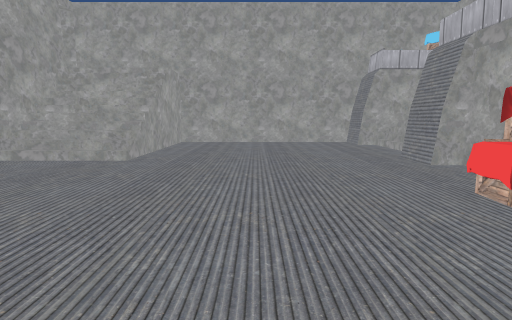
view 1 (above)

13 first-person views from a walk through a scene from a Unity 3-D project. The camera is 1.5 m above the floor, tilts 8° down and sees 80° across. Doors are open. The floor is counted in squares, 1 m on a side. Each view is taken from the middle of a square. On the plan, view 1 faces up. The plan holds only what a view shows up to about 15 squares ahead; the rest is blank. The place goes on beyond the plan. Some animated figures are not drawn. Some surface patterns are stand-ins.

view 2
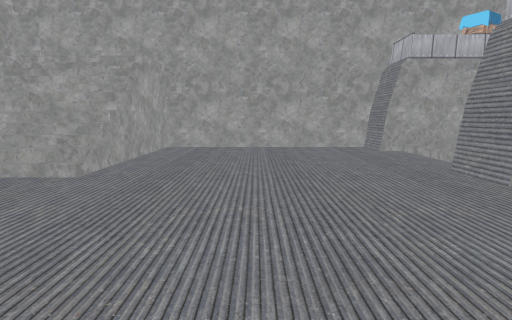

view 3
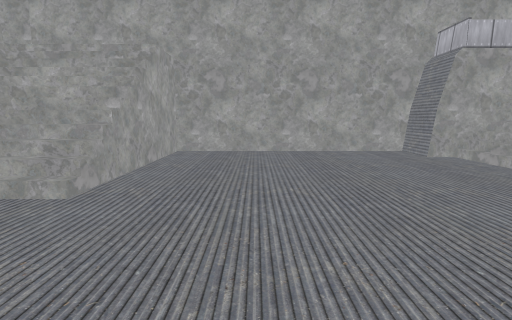

view 4
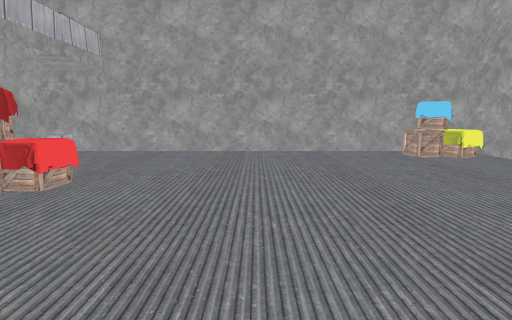

view 5
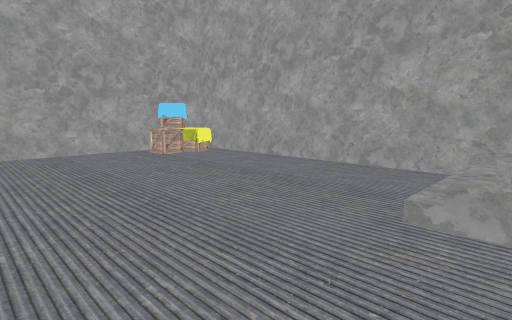

view 6
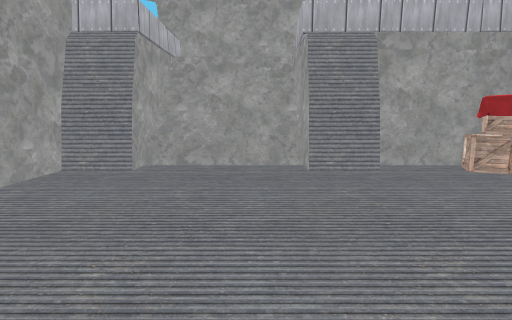

view 7
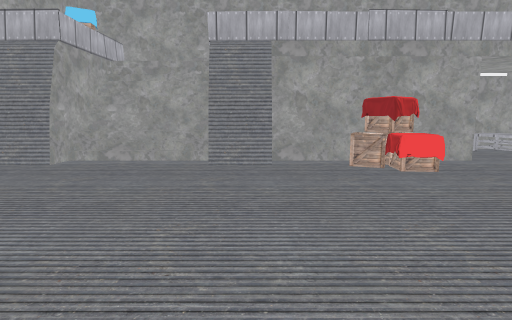

view 8
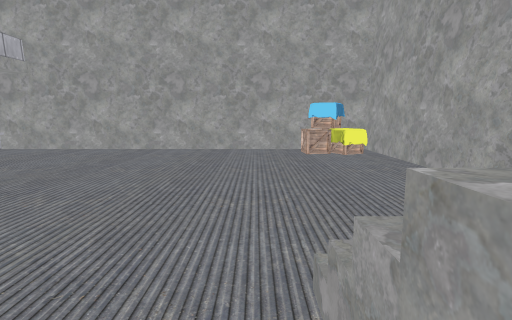

view 9
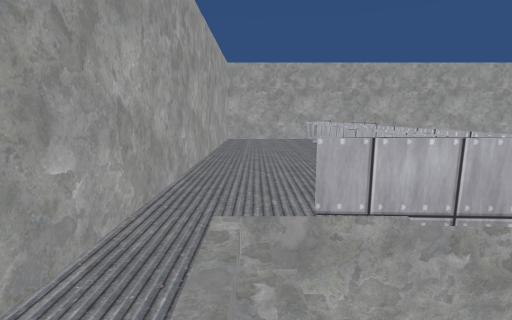

view 10
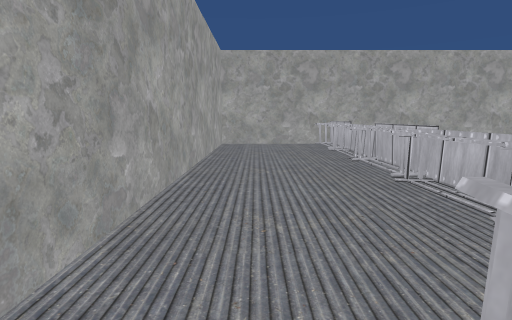

view 11
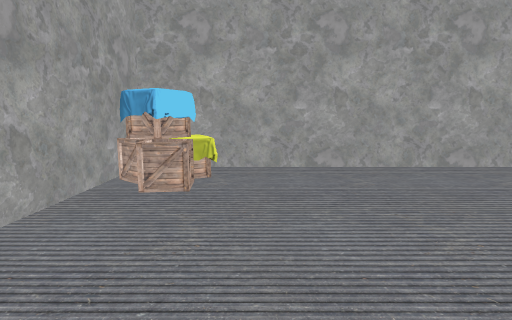

view 12
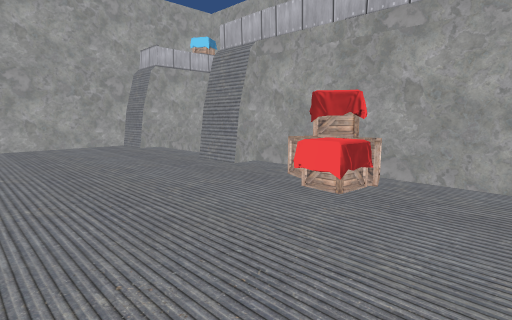

view 13
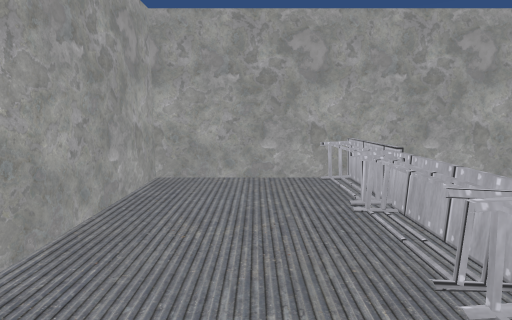

### Floor plan
Key: @ floor where view 1 was taken; # wall or solid block; . main floor; : floor 4 m higher than the main floor; / step, stairs or slope; D open door; B box; O other object.
Columns run from 12 left of view 1 to 12 right of it. Each row starts with its distance up from view 1.
 19 ##D################
 18   D     ..........#   BB#
 17   D     ..........###OBB#
 16    /////...........//// #
 15    #////...........//// #
 14    #////...........//// #
 13    #////...........////:#
 12    #////...........////:#
 11    #////..........###O::#
 10    #..............##::::#
  9    #...............#.:::#
  8    #...............#.:::#
  7    #.............BB# :::#
  6    #............BBB# /::#
  5    #............BBB# /::#
  4    #...............# /::#
  3    #...............# /::#
  2    #...............D /::#
  1    #B.B............D./::#
  0    #BBB.....@......D/:::#
 -1    # B.............D::::#
 -2    ######################

Where each view was taken, in squares from view 1:
view 1: 0 up, 0 right, facing up
view 2: 3 up, 0 right, facing up
view 3: 5 up, 1 left, facing up
view 4: 12 up, 0 right, facing down
view 5: 12 up, 0 right, facing down-left
view 6: 13 up, 3 left, facing right
view 7: 10 up, 4 left, facing right
view 8: 13 up, 4 left, facing down
view 9: 15 up, 10 right, facing down
view 10: 12 up, 10 right, facing down
view 11: 2 up, 0 right, facing left
view 12: 2 up, 1 left, facing up-right
view 13: 6 up, 9 right, facing down
